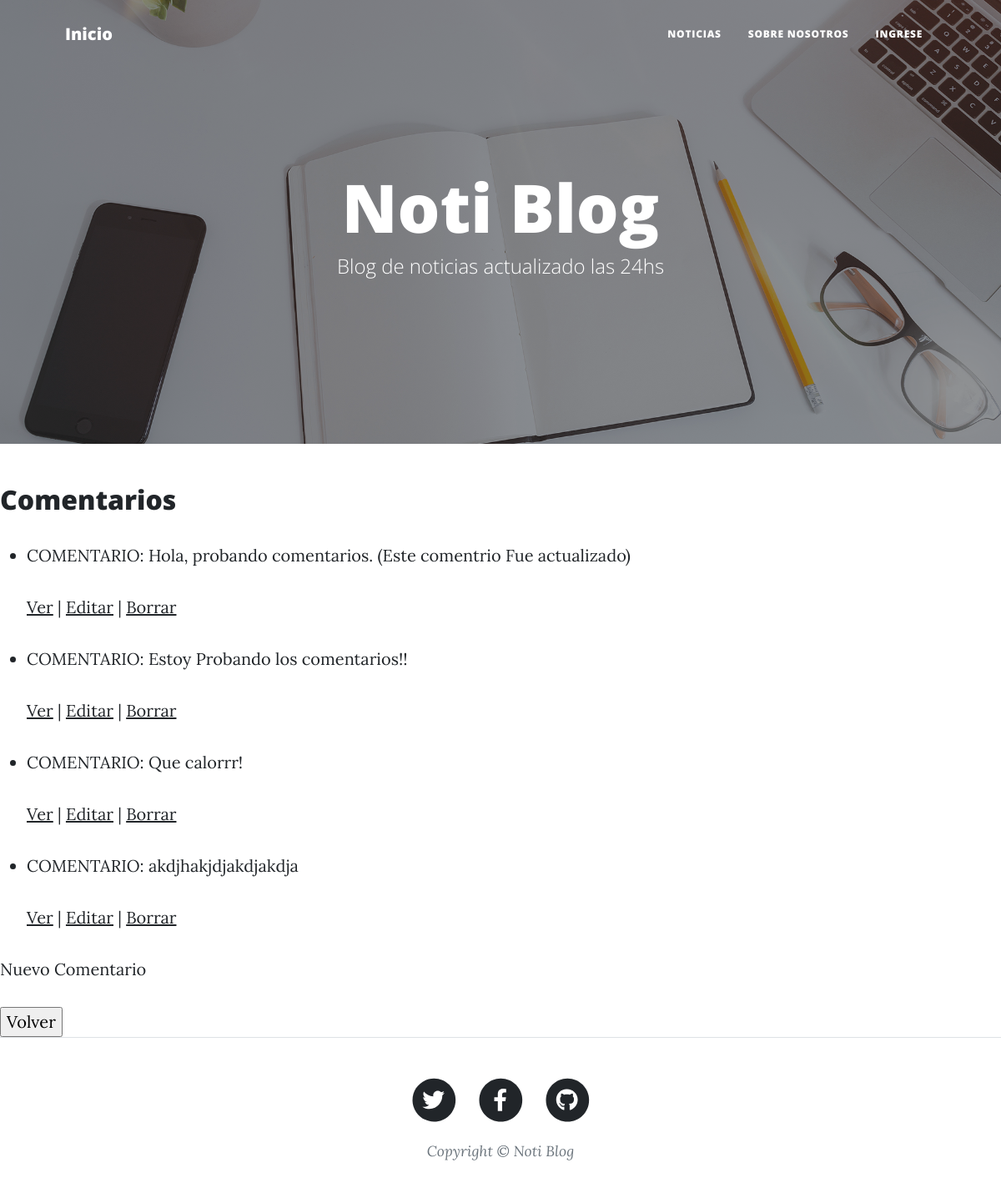
Page /PlayApp/comentarios_lista/ on the earlier database version.
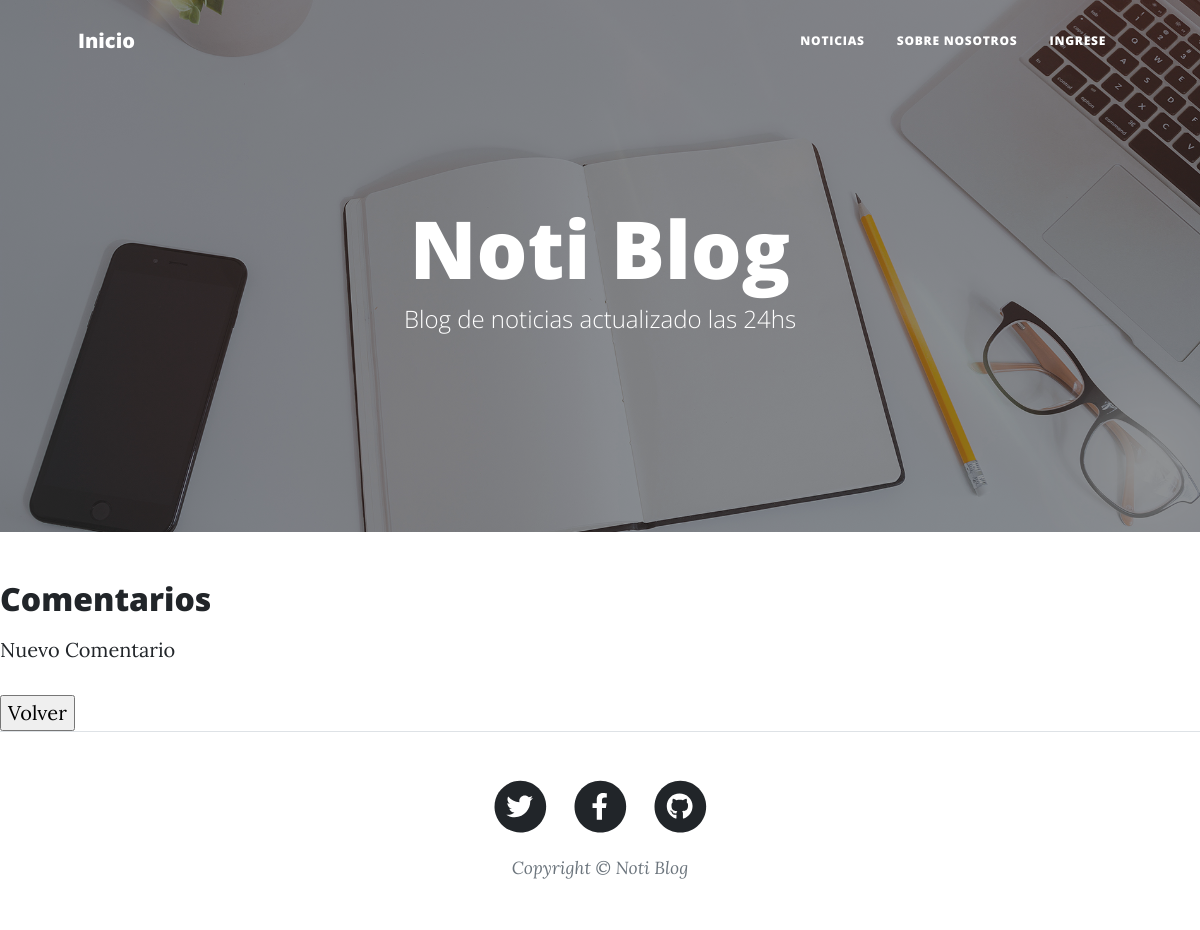
Same page on the later database version.
### PlayApp/models.py (models this page shows, shortened)
class Comentario(models.Model):
    nombre = models.CharField(max_length=40)
    comentario = models.TextField(max_length=300)
    fecha = models.DateTimeField(auto_now=True, auto_now_add=False, max_length=12)

### PlayApp/views.py (the view)
# urls.py: path("comentarios_lista/", views.Listar_Comentario.as_view(), name = "Lista Comentarios" ),
class Listar_Comentario(ListView):
    model = Comentario
    template_name = "PlayApp/T06.1-comentarios_lista.html"

### PlayApp/Templates/PlayApp/T06.1-comentarios_lista.html
{% extends "PlayApp/T01-view.html" %}
{% load static %}
{% block ContenidoTemplate %}
<body>
    <h2>Comentarios</h2>
    <ul>
        {% for comentario in object_list %}
            <li>
                <p>COMENTARIO: {{ comentario.comentario }} </p>
                <p>
                    <a href="{% url 'Detalle Comentarios' comentario.id %}">Ver</a> |
                    <a href="{% url 'Update Comentarios' comentario.id %}">Editar</a> |
                    <a href="{% url 'Delete Comentarios' comentario.id %}">Borrar</a>
                </p>
            </li>
        {% endfor %}
    </ul>
    <a href="{% url 'Crear Comentarios'  %}">Nuevo Comentario</a>
    <br><br><input type = "button" value = "Volver" onclick = "history.back()">
</body>
{% endblock %}

Differences in the rows shown:
removed Comentario: comentario "Hola, probando comentarios. (Este comentrio Fue actualizado)"
removed Comentario: comentario "Estoy Probando los comentarios!!"
removed Comentario: comentario "Que calorrr!"
removed Comentario: comentario "akdjhakjdjakdjakdja"
